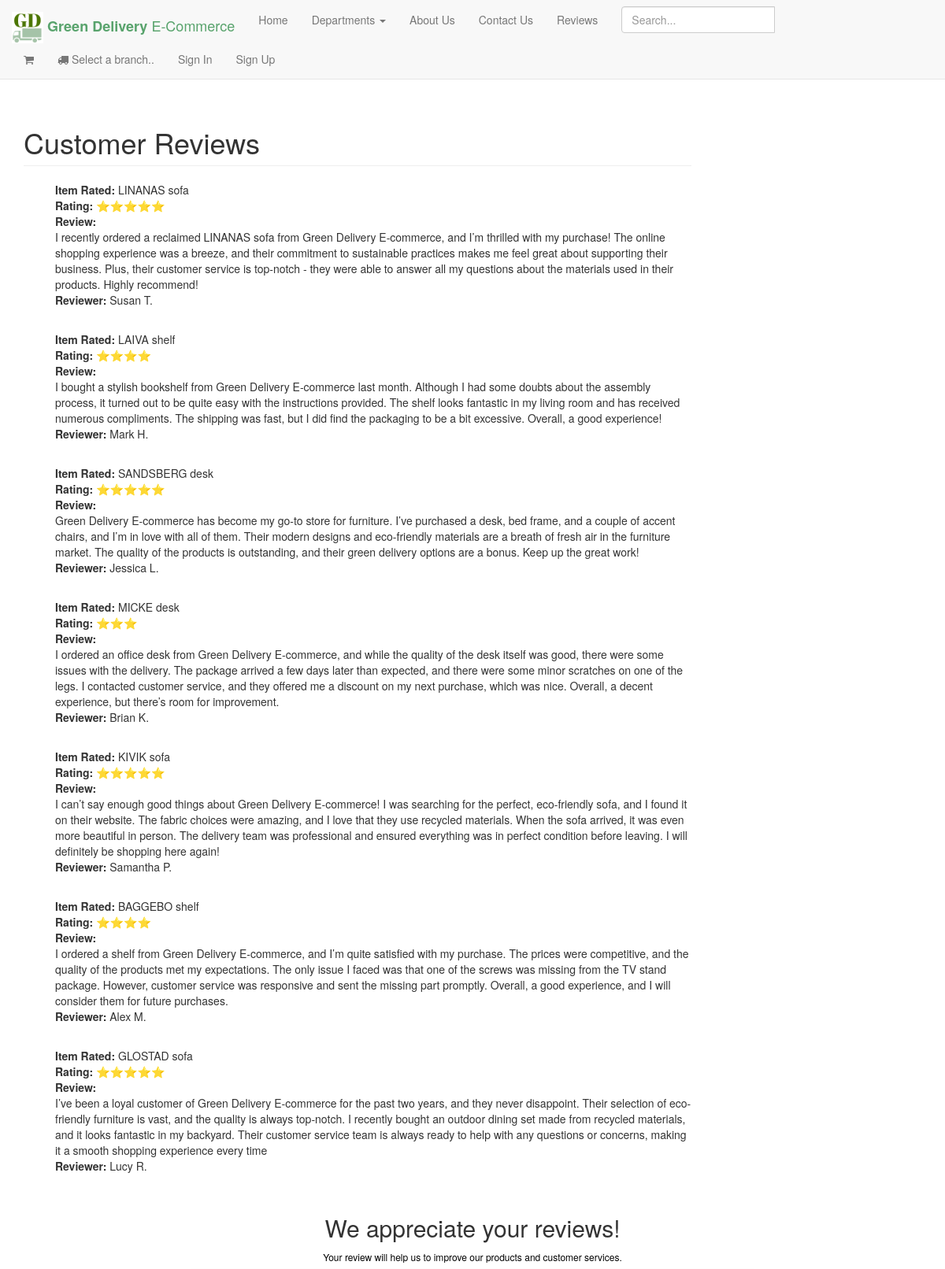
The app's page /reviews.php (upper part), older data.
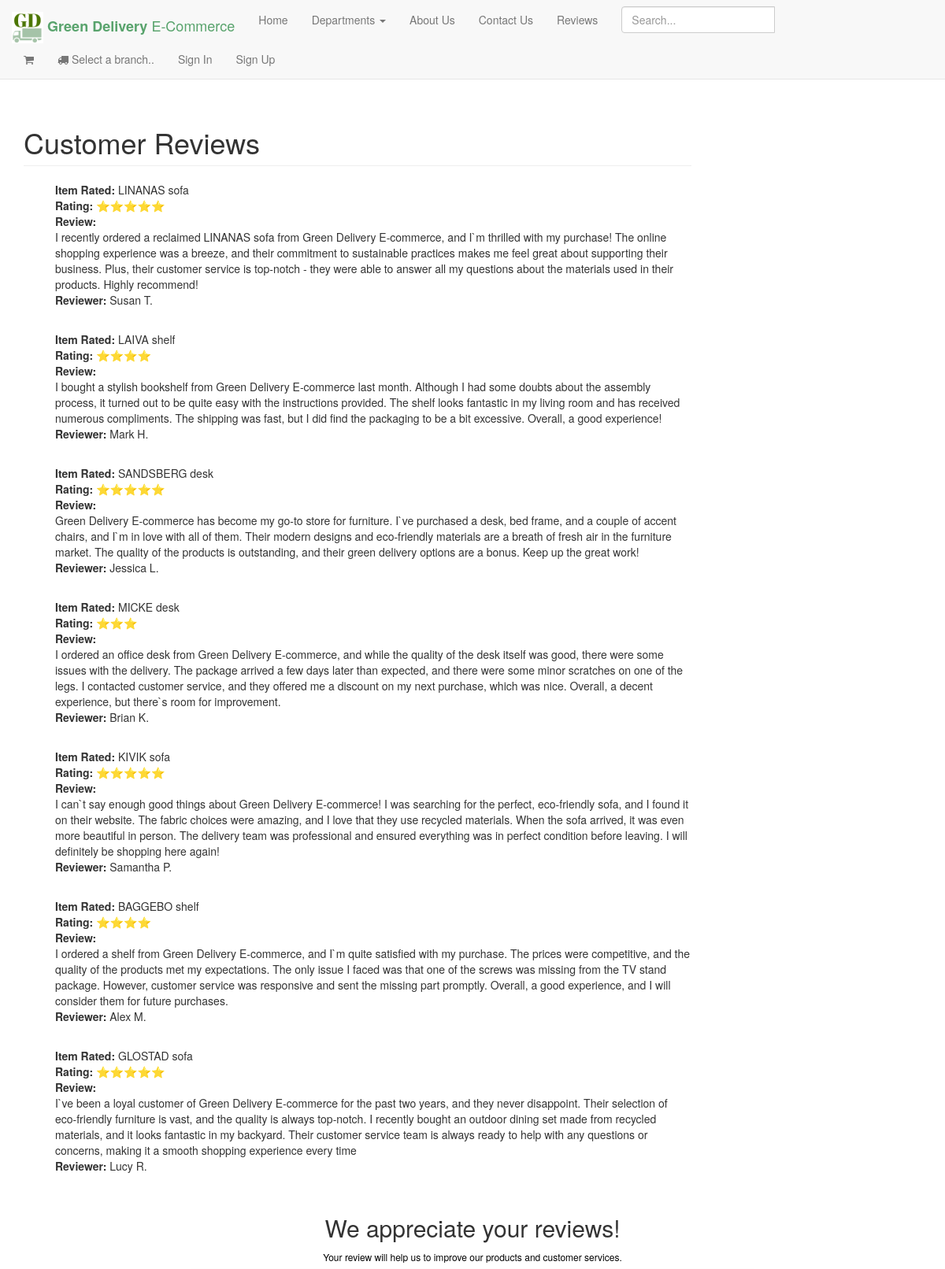
The same page, newer data.
### tables this page shows
CREATE TABLE IF NOT EXISTS `review` (
  `id` int(11) AUTO_INCREMENT NOT NULL,
  `product_rating` int(11) NOT NULL,
  `overall_rating` int(11) NOT NULL,
  `product_rated` varchar(30) NOT NULL,
  `review` text NOT NULL,
  `customer_name` text NOT NULL,
  PRIMARY KEY(id)
);

### reviews.php (the view, shortened to what this page needs)
<?php include 'includes/session.php'; ?>
<?php include 'includes/header.php'; ?>
<body class="hold-transition">
<div class="wrapper">
	<?php include 'includes/navbar.php'; ?>
    <div class="content-wrapper">
	    <div class="container">
	    <section class="content">
	        <div class="row">
	        	<div class="col-sm-9">
                <h1 class="page-header">Customer Reviews</h1>
                <ul>
                  <?php
                  $conn = $pdo->open();
                  try {
                      $stmt = $conn->prepare("SELECT * FROM review");
                      $stmt->execute();
                      foreach ($stmt as $row) {
                        $num_stars = intval($row['product_rating']);
                        echo "<p><b>Item Rated:</b> " . $row['product_rated'] .
                             "<br><b>Rating:</b> " . str_repeat('⭐', $num_stars) .
                             "<br><b>Review:</b><br>" . $row['review'] .
                             "<br><b>Reviewer:</b> " . $row['customer_name'] . "<br><br>";
                      }
                  } catch (PDOException $e) {
                      echo "A connection cannot be established: " .
                          $e->getMessage();
                  }
                  ?>
                </ul>
                </div>
	        </div>
        </section>
	    </div>
	</div>
<h2 id="fh2">We appreciate your reviews!</h2>
<h6 id="fh6">Your review will help us to improve our products and customer services.</h6>
<?php include 'includes/footer.php'; ?>
</div>
</body>
</html>

### includes/header.php (shortened to what this page needs)
<!DOCTYPE html>
<html>
    <head>
        <link rel="stylesheet" href="main.css">
  	    <link rel="stylesheet" href="components/font-awesome/css/font-awesome.min.css">
  	    <link rel="stylesheet" href="components/bootstrap/dist/css/bootstrap.min.css">
    </head>
</html>

### includes/navbar.php (shortened to what this page needs)
<header class="main-header">
  <nav class="navbar navbar-default navbar-static-top">
      <div class="container-fluid">
    <div class="navbar-header">
      <a href="home.php" class="navbar-brand" style="color: #58a36c">
        <img src="../images/logo.png" style="width: 40px; height: auto; display: inline;"/>
        <b>Green Delivery</b> E-Commerce
      </a>
    </div>
    <div class="collapse navbar-collapse" id="navbarNav">
            <ul class="nav navbar-nav">
                <li><a href="home.php">Home</a></li>
                <li class="dropdown">
                <a href="#" class="dropdown-toggle" data-toggle="dropdown">Departments <span class="caret"></span></a>
              </li>
                <li><a href="about.php">About Us</a></li>
                <li><a href="contact.php">Contact Us</a></li>
                <li><a href="reviews.php">Reviews</a></li>
            </ul>
            <form method="POST" class="navbar-form navbar-left" action="search.php">
                <div class="input-group">
                    <input type="text" class="form-control" id="navbar-search-input" name="keyword" placeholder="Search..." required>
                </div>
            </form>
            <ul class="nav navbar-nav">
              <li class="dropdown messages-menu">
                <a href="#" class="dropdown-toggle" id="shopping_cart" data-toggle="dropdown">
                  <i class="fa fa-shopping-cart"></i>
                </a>
              </li>
              <li class="dropdown messages-menu">
                <a href="#" class="dropdown-toggle" data-toggle="dropdown">
                  <i class="fa fa-truck"></i>
                  <?php if (isset($_SESSION["branch"])) {
                      echo "<span id='selected-branch'>" .
                          $_SESSION["branch"] .
                          "</span>";
                  } else {
                      echo "<span id='selected-branch'>Select a branch..</span>";
                  } ?>
                </a>
              </li>
              <?php if (($_SESSION["user"]) == true) {
                  $image = !empty($user["photo"])
                      ? "images/" . $user["photo"]
                      : "images/profile.png";
                  echo '
                    <li class="dropdown user user-menu">
                      <a href="#" class="dropdown-toggle" data-toggle="dropdown">
                        <img src="' .
                      $image .
                      '" class="user-image" alt="User Image" width="20px">
                        <span class="hidden-xs">' .
                      $user["firstname"] .
                      " " .
                      $user["lastname"] .
                      '</span>
                      </a>
                      <ul class="dropdown-menu">
                        <li class="user-header">
                          <img src="' .
                      $image .
                      '" class="img-circle" alt="User Image" style="width: 35px; margin-left: auto; margin-right: auto; display: block">
                          <p>
                            ' .
                      $user["firstname"] .
                      " " .
                      $user["lastname"] .
                      '
                            <small>Member since ' .
                      date("M. Y", strtotime($user["created_on"])) .
                      '</small>
                          </p>
                        </li>
                        <li class="user-footer">
                          <div class="pull-left">
                            <a href="profile.php" class="btn btn-default btn-flat">Profile</a>
                          </div>
                          <div class="pull-right">
                            <a href="signout.php" class="btn btn-default btn-flat">Sign out</a>
                          </div>
                        </li>
                      </ul>
                    </li>
                  ';
              } else {
                  echo "
                    <li><a href='signin.php'>Sign In</a></li>
                    <li><a href='signup.php'>Sign Up</a></li>
                  ";
              } ?>
            </ul>
        </div>
    </div>
    </nav>
</header>

### includes/footer.php (shortened to what this page needs)
<body onload="fnBrowserDetect()"><h1></h1></body>

### reviews.php (style rules this page uses)
#fh2 { padding: 2px 15px; text-align: center; }
#fh6 { padding: 2px 15px; color: black; text-align: center; font-weight: normal; }

Row changes from the older to the newer data that the page shows:
changed review "LINANAS sofa": review "…Green Delivery E-commerce, and I’m thrilled with my purchase!…" → "…Green Delivery E-commerce, and I`m thrilled with my purchase!…"
changed review "SANDSBERG desk": review "…go-to store for furniture. I’ve purchased a desk, bed frame, and a couple of accent chairs, and I’m in love with all…" → "…go-to store for furniture. I`ve purchased a desk, bed frame, and a couple of accent chairs, and I`m in love with all…"
changed review "MICKE desk": review "…a decent experience, but there’s room for improvement." → "…a decent experience, but there`s room for improvement."
changed review "KIVIK sofa": review "I can’t say enough good things…" → "I can`t say enough good things…"
changed review "BAGGEBO shelf": review "…Green Delivery E-commerce, and I’m quite satisfied with my…" → "…Green Delivery E-commerce, and I`m quite satisfied with my…"
changed review "GLOSTAD sofa": review "I’ve been a loyal customer…" → "I`ve been a loyal customer…"
